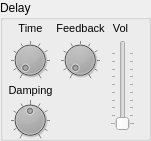
     <widget class="QGroupBox" name="groupBox_38" >
      <property name="geometry" >
       <rect>
        <x>320</x>
        <y>540</y>
        <width>151</width>
        <height>141</height>
       </rect>
      </property>
      <property name="title" >
       <string>Delay</string>
      </property>
      <widget class="QDial" name="dial_136" >
       <property name="geometry" >
        <rect>
         <x>260</x>
         <y>30</y>
         <width>50</width>
         <height>50</height>
        </rect>
       </property>
       <property name="sliderPosition" >
        <number>50</number>
       </property>
      </widget>
      <widget class="QDial" name="delayTime_dial" >
       <property name="geometry" >
        <rect>
         <x>10</x>
         <y>40</y>
         <width>40</width>
         <height>40</height>
        </rect>
       </property>
       <property name="palette" >
        <palette>
         <active>
          <colorrole role="Button" >
           <brush brushstyle="SolidPattern" >
            <color alpha="255" >
             <red>0</red>
             <green>0</green>
             <blue>0</blue>
            </color>
           </brush>
          </colorrole>
         </active>
         <inactive>
          <colorrole role="Button" >
           <brush brushstyle="SolidPattern" >
            <color alpha="255" >
             <red>0</red>
             <green>0</green>
             <blue>0</blue>
            </color>
           </brush>
          </colorrole>
         </inactive>
         <disabled>
          <colorrole role="Button" >
           <brush brushstyle="SolidPattern" >
            <color alpha="255" >
             <red>0</red>
             <green>0</green>
             <blue>0</blue>
            </color>
           </brush>
          </colorrole>
         </disabled>
        </palette>
       </property>
       <property name="maximum" >
        <number>127</number>
       </property>
       <property name="value" >
        <number>0</number>
       </property>
       <property name="sliderPosition" >
        <number>0</number>
       </property>
       <property name="notchTarget" >
        <double>12.800000000000001</double>
       </property>
       <property name="notchesVisible" >
        <bool>true</bool>
       </property>
      </widget>
      <widget class="QDial" name="delayFeedback_dial" >
       <property name="geometry" >
        <rect>
         <x>60</x>
         <y>40</y>
         <width>40</width>
         <height>40</height>
        </rect>
       </property>
       <property name="palette" >
        <palette>
         <active>
          <colorrole role="Button" >
           <brush brushstyle="SolidPattern" >
            <color alpha="255" >
             <red>0</red>
             <green>0</green>
             <blue>0</blue>
            </color>
           </brush>
          </colorrole>
         </active>
         <inactive>
          <colorrole role="Button" >
           <brush brushstyle="SolidPattern" >
            <color alpha="255" >
             <red>0</red>
             <green>0</green>
             <blue>0</blue>
            </color>
           </brush>
          </colorrole>
         </inactive>
         <disabled>
          <colorrole role="Button" >
           <brush brushstyle="SolidPattern" >
            <color alpha="255" >
             <red>0</red>
             <green>0</green>
             <blue>0</blue>
            </color>
           </brush>
          </colorrole>
         </disabled>
        </palette>
       </property>
       <property name="maximum" >
        <number>127</number>
       </property>
       <property name="value" >
        <number>0</number>
       </property>
       <property name="sliderPosition" >
        <number>0</number>
       </property>
       <property name="notchTarget" >
        <double>12.800000000000001</double>
       </property>
       <property name="notchesVisible" >
        <bool>true</bool>
       </property>
      </widget>
      <widget class="QDial" name="delayDamp_dial" >
       <property name="geometry" >
        <rect>
         <x>10</x>
         <y>100</y>
         <width>40</width>
         <height>40</height>
        </rect>
       </property>
       <property name="palette" >
        <palette>
         <active>
          <colorrole role="Button" >
           <brush brushstyle="SolidPattern" >
            <color alpha="255" >
             <red>0</red>
             <green>0</green>
             <blue>0</blue>
            </color>
           </brush>
          </colorrole>
         </active>
         <inactive>
          <colorrole role="Button" >
           <brush brushstyle="SolidPattern" >
            <color alpha="255" >
             <red>0</red>
             <green>0</green>
             <blue>0</blue>
            </color>
           </brush>
          </colorrole>
         </inactive>
         <disabled>
          <colorrole role="Button" >
           <brush brushstyle="SolidPattern" >
            <color alpha="255" >
             <red>0</red>
             <green>0</green>
             <blue>0</blue>
            </color>
           </brush>
          </colorrole>
         </disabled>
        </palette>
       </property>
       <property name="minimum" >
        <number>54</number>
       </property>
       <property name="maximum" >
        <number>74</number>
       </property>
       <property name="value" >
        <number>64</number>
       </property>
       <property name="sliderPosition" >
        <number>64</number>
       </property>
       <property name="notchTarget" >
        <double>3.000000000000000</double>
       </property>
       <property name="notchesVisible" >
        <bool>true</bool>
       </property>
      </widget>
      <widget class="QSlider" name="delayLevel_verticalSlider" >
       <property name="geometry" >
        <rect>
         <x>110</x>
         <y>40</y>
         <width>25</width>
         <height>91</height>
        </rect>
       </property>
       <property name="maximum" >
        <number>127</number>
       </property>
       <property name="orientation" >
        <enum>Qt::Vertical</enum>
       </property>
       <property name="tickPosition" >
        <enum>QSlider::TicksBothSides</enum>
       </property>
       <property name="tickInterval" >
        <number>13</number>
       </property>
      </widget>
      <widget class="QLabel" name="label_95" >
       <property name="geometry" >
        <rect>
         <x>50</x>
         <y>20</y>
         <width>61</width>
         <height>16</height>
        </rect>
       </property>
       <property name="font" >
        <font>
         <pointsize>8</pointsize>
        </font>
       </property>
       <property name="text" >
        <string>Feedback</string>
       </property>
       <property name="alignment" >
        <set>Qt::AlignCenter</set>
       </property>
      </widget>
      <widget class="QLabel" name="label_96" >
       <property name="geometry" >
        <rect>
         <x>0</x>
         <y>20</y>
         <width>61</width>
         <height>16</height>
        </rect>
       </property>
       <property name="font" >
        <font>
         <pointsize>8</pointsize>
        </font>
       </property>
       <property name="text" >
        <string>Time</string>
       </property>
       <property name="alignment" >
        <set>Qt::AlignCenter</set>
       </property>
      </widget>
      <widget class="QLabel" name="label_97" >
       <property name="geometry" >
        <rect>
         <x>0</x>
         <y>80</y>
         <width>61</width>
         <height>20</height>
        </rect>
       </property>
       <property name="font" >
        <font>
         <pointsize>8</pointsize>
        </font>
       </property>
       <property name="text" >
        <string>Damping</string>
       </property>
       <property name="alignment" >
        <set>Qt::AlignCenter</set>
       </property>
      </widget>
      <widget class="QLabel" name="label_94" >
       <property name="geometry" >
        <rect>
         <x>100</x>
         <y>20</y>
         <width>41</width>
         <height>16</height>
        </rect>
       </property>
       <property name="font" >
        <font>
         <pointsize>8</pointsize>
        </font>
       </property>
       <property name="text" >
        <string>Vol</string>
       </property>
       <property name="alignment" >
        <set>Qt::AlignCenter</set>
       </property>
      </widget>
     </widget>
